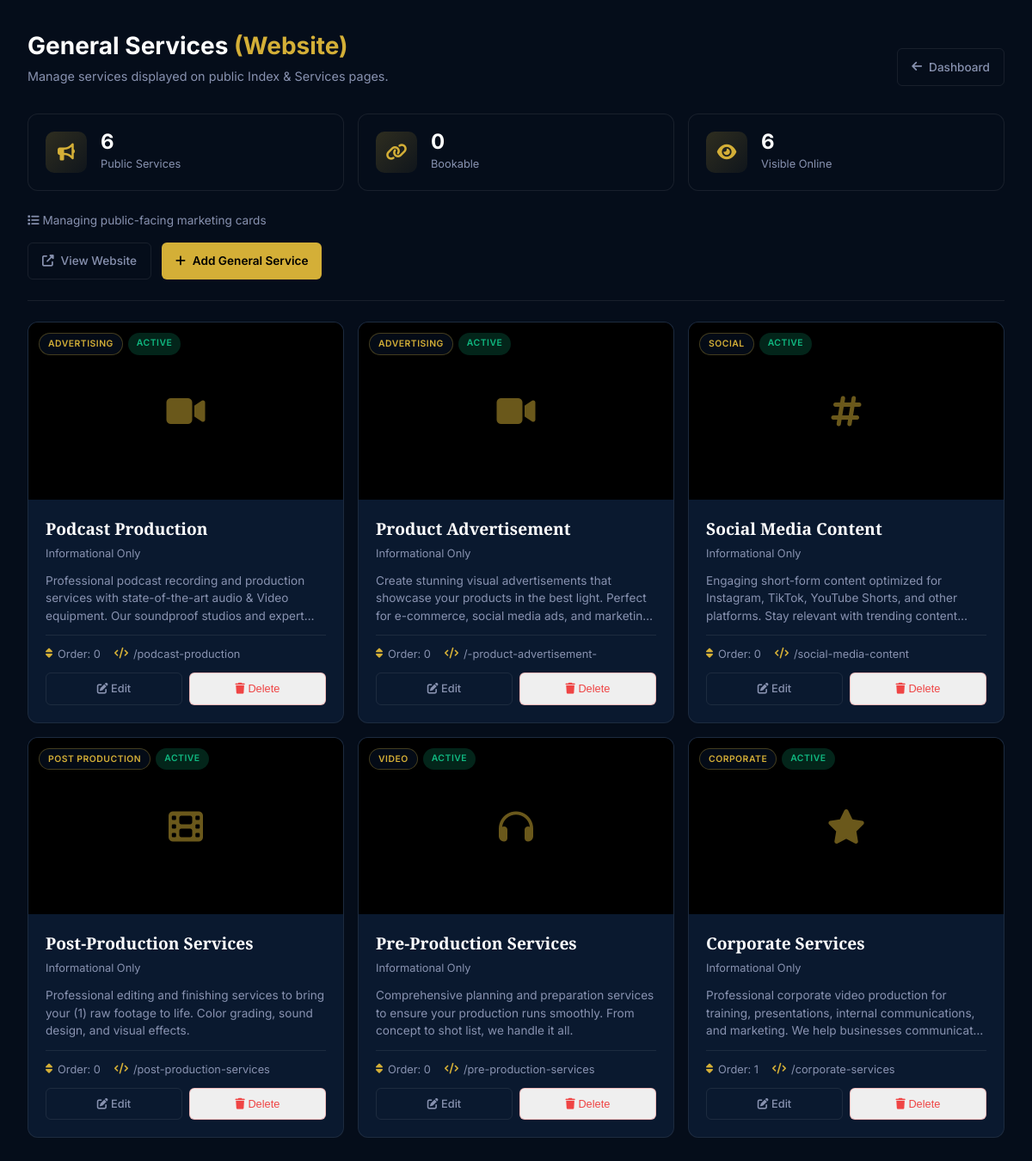
Screenshot of /admin/general-services (signed in) with the database file from the repository.
### app.py (models this page shows, shortened)
class GeneralService(db.Model):
    __tablename__ = 'general_services'
    id = db.Column(db.Integer, primary_key=True)
    name = db.Column(db.String(100), nullable=False)
    name_ar = db.Column(db.String(100))
    slug = db.Column(db.String(100), unique=True, nullable=False)
    icon = db.Column(db.String(50), default='star')
    category = db.Column(db.String(50)) # e.g., 'production', 'post_production'
    description = db.Column(db.Text)
    features = db.Column(db.Text) # Pipe-separated features for the card
    description_ar = db.Column(db.Text) # NEW
    features_ar = db.Column(db.Text)
    linked_booking_service_id = db.Column(db.Integer, db.ForeignKey('services.id'), nullable=True)
    linked_service = db.relationship('Service', backref='marketing_pages')
    display_order = db.Column(db.Integer, default=0)
    is_active = db.Column(db.Boolean, default=True)
    created_at = db.Column(db.DateTime, default=datetime.utcnow)

### app.py (the view)
@app.route('/admin/general-services')
@admin_required
def admin_general_services():
    services = GeneralService.query.order_by(GeneralService.display_order).all()
    new_inquiries = ContactInquiry.query.filter_by(status='new').count()
    return render_template('admin/general_services_list.html', items=services, new_inquiries=new_inquiries)

### app.py (called while the page is built)
@app.context_processor
def inject_conf_var():
    return dict(get_locale=get_locale)

def admin_required(f):
    @wraps(f)
    def decorated_function(*args, **kwargs):
        if 'user_id' not in session:
            return redirect(url_for('login', next=request.url))
        user = db.session.get(User, session['user_id'])
        if not user or not user.is_admin:
            flash('Access denied. Administrator privileges required.', 'error')
            abort(403)
        return f(*args, **kwargs)
    return decorated_function

### templates/admin/general_services_list.html (shortened to what this page needs)
<!DOCTYPE html>
<html lang="en">
<head>
    <link rel="stylesheet" href="https://cdnjs.cloudflare.com/ajax/libs/font-awesome/6.4.0/css/all.min.css">
</head>
<body>
    <header class="page-header">
        <div>
            <h1 class="page-title">General Services <span>(Website)</span></h1>
            <p class="page-subtitle">Manage services displayed on public Index & Services pages.</p>
        </div>
        <div>
            <a href="{{ url_for('admin_settings') }}" class="btn-outline">
                <i class="fas fa-arrow-left"></i> Dashboard
            </a>
        </div>
    </header>
    <div class="stats-grid">
        <div class="stat-card">
            <div class="stat-icon"><i class="fas fa-bullhorn"></i></div>
            <div class="stat-info">
                <h4>{{ items|length }}</h4>
                <p>Public Services</p>
            </div>
        </div>
        <div class="stat-card">
            <div class="stat-icon"><i class="fas fa-link"></i></div>
            <div class="stat-info">
                <h4>{{ items|selectattr('linked_booking_service_id')|list|length }}</h4>
                <p>Bookable</p>
            </div>
        </div>
        <div class="stat-card">
            <div class="stat-icon"><i class="fas fa-eye"></i></div>
            <div class="stat-info">
                <h4>{{ items|selectattr('is_active')|list|length }}</h4>
                <p>Visible Online</p>
            </div>
        </div>
    </div>
    <div class="action-bar">
        <div class="action-bar-info">
            <i class="fas fa-list"></i> Managing public-facing marketing cards
        </div>
        <div class="action-buttons">
            <a href="{{ url_for('services') }}" target="_blank" class="btn-outline">
                <i class="fas fa-external-link-alt"></i> View Website
            </a>
            <a href="{{ url_for('admin_general_service_new') }}" class="btn-gold">
                <i class="fas fa-plus"></i> Add General Service
            </a>
        </div>
    </div>
    <div class="services-grid">
        {% for item in items %}
        <div class="service-card">
            <div class="card-image">
                <i class="fas fa-{{ item.icon if item.icon else 'star' }}"></i>
                <div class="badge-container">
                    <span class="badge badge-cat">{{ item.category|replace('_', ' ')|title }}</span>
                    <span class="badge badge-status {{ 'active' if item.is_active else '' }}">
                        {{ 'Active' if item.is_active else 'Hidden' }}
                    </span>
                </div>
            </div>
            <div class="card-content">
                <h3 class="card-title">{{ item.name }}</h3>
                <p class="card-category">
                    {% if item.linked_service %}
                        Links to: {{ item.linked_service.name }}
                    {% else %}
                        Informational Only
                    {% endif %}
                </p>
                <p class="card-description">{{ item.description[:150] if item.description else 'No description.' }}{{ '...' if item.description and item.description|length > 150 else '' }}</p>
                <div class="card-meta">
                    <div class="meta-item">
                        <i class="fas fa-sort"></i>
                        <span>Order: {{ item.display_order }}</span>
                    </div>
                    <div class="meta-item">
                        <i class="fas fa-code"></i>
                        <span>/{{ item.slug }}</span>
                    </div>
                </div>
                <div class="card-actions">
                    <a href="{{ url_for('admin_general_service_edit', service_id=item.id) }}" class="btn-action">
                        <i class="fas fa-edit"></i> Edit
                    </a>
                    <button type="button" class="btn-action btn-delete"
                            onclick="deleteItem({{ item.id }}, '{{ item.name }}')">
                        <i class="fas fa-trash"></i> Delete
                    </button>
                </div>
            </div>
        </div>
        {% endfor %}
    </div>
</body>
</html>

### rows the page displays
GeneralService: category "ADVERTISING", is_active "ACTIVE", name "Podcast Production", description "Professional podcast recording and production services with state-of-the-art audio & Video equipment. Our soundproof studios and…", display_order "0", slug "podcast-production"
GeneralService: category "ADVERTISING", is_active "ACTIVE", name "Product Advertisement", description "Create stunning visual advertisements that showcase your products in the best light. Perfect for e-commerce, social media ads, and…", display_order "0", slug "-product-advertisement-"
GeneralService: category "SOCIAL", is_active "ACTIVE", name "Social Media Content", description "Engaging short-form content optimized for Instagram, TikTok, YouTube Shorts, and other platforms. Stay relevant with trending…", display_order "0", slug "social-media-content"
GeneralService: category "POST PRODUCTION", is_active "ACTIVE", name "Post-Production Services", description "Professional editing and finishing services to bring your (1) raw footage to life. Color grading, sound design, and visual effects.", display_order "0", slug "post-production-services"
GeneralService: category "VIDEO", is_active "ACTIVE", name "Pre-Production Services", description "Comprehensive planning and preparation services to ensure your production runs smoothly. From concept to shot list, we handle it all.", display_order "0", slug "pre-production-services"
GeneralService: category "CORPORATE", is_active "ACTIVE", name "Corporate Services", description "Professional corporate video production for training, presentations, internal communications, and marketing. We help businesses…", display_order "1", slug "corporate-services"

### other values shown
{{ items|length }} "6"
{{ items|selectattr('linked_booking_service_id')|list|length }} "0"
{{ items|selectattr('is_active')|list|length }} "6"
